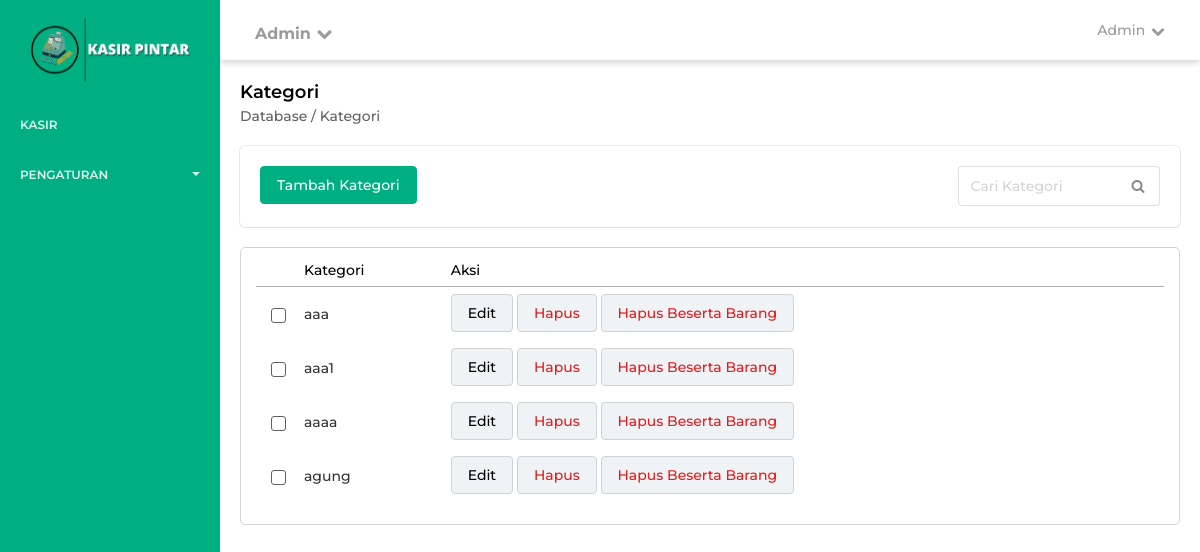
The page /account/kategori.php (signed in) on the database its author committed.
### tables this page shows
CREATE TABLE `kategori` (
  `idKategori` int(11) NOT NULL,
  `namaKategori` varchar(50) NOT NULL
);

### account/kategori.php (the view, shortened to what this page needs)
<html>
<head>
    <link href="../dashboard/css/bootstrap.min.css?v=1684252247" rel="stylesheet" />
    <link href="../dashboard/css/fresh-bootstrap-table.css?v=1684252247" rel="stylesheet" />
    <link href="../dashboard/css/light-bootstrap-dashboard-v4.css?v=1684252247" rel="stylesheet" />
    <link rel="stylesheet" type="text/css" href="https://cdn.datatables.net/1.10.23/css/jquery.dataTables.min.css" />
    <link rel="stylesheet" type="text/css"
        href="https://cdn.datatables.net/select/1.3.0/css/select.dataTables.min.css" />
    <link href="../dashboard/css/kp.css?v=1684252247" rel="stylesheet" />
    <link href="https://maxcdn.bootstrapcdn.com/font-awesome/4.2.0/css/font-awesome.min.css" rel="stylesheet">
    <link href="../dashboard/css/morris.css?v=1684252247" rel="stylesheet" />
    <link href="../dashboard/css/MonthPicker.css?v=1684252247" rel="stylesheet" />
    <link rel="stylesheet" href="../css/intlTelInput.css?v=1684252247">
    <link rel="stylesheet" href="../css/custom.css?v=1684252247">
    <link rel="stylesheet" href="../vendor/toastr/toastr.min.css?v=1684252247">
</head>
<body data-spy="scroll" data-target=".wrapper">
    <link rel="stylesheet" href="//code.jquery.com/ui/1.12.1/themes/base/jquery-ui.css">
    <link rel="stylesheet" href="../vendor/spinner-animate/three-quarters.css?v=1684252247">
    <link rel="stylesheet" href="../vendor/spinner-animate/custom.css?v=1684252247">
    <link rel="stylesheet" href="https://cdnjs.cloudflare.com/ajax/libs/animate.css/4.1.1/animate.min.css" />
    <link rel="stylesheet" href="../source/tour/css/hopscotch.css?v=1684252247">
    <link href="../assets/css/croppie.css" rel="stylesheet" />
    <link href="../dashboard/css/select_data_table.css" rel="stylesheet" />
    <link href="../source/css/select2.min.css" rel="stylesheet" />
    <link rel="stylesheet" href="../vendor/spinner-animate/three-quarters.css">
    <link rel="stylesheet" href="../vendor/spinner-animate/custom.css">
    <link rel="stylesheet" href="../source/css/bootstrap-select.min.css">
    <div class="wrapper">
        <div style="background-color: #00AF81" class="sidebar">
            <div class="sidebar-wrapper">
                <div class="logo">
                    <a class="simple-text logo-normal"><img
                            src="../images/kasirpintarLogo.webp"
                            style="padding-left: 30px; padding-right: 30px; width: 100%" alt="logo kasir pintar"></a>
                </div>
                <ul class="nav" id="accordion">
                    <?php if ($_SESSION['posisi'] == 'pemilik' || $_SESSION['posisi'] == 'kasir') { ?>
                        <li class="">
                            <a href="../account/Kasir.php">
                                <p class="upper-text">Kasir</p>
                            </a>
                        </li>
                    <?php } ?>
                    <li class="panel">
                        <a data-toggle="collapse" href="#pengaturan" data-parent="#accordion">
                            <p class="upper-text">Pengaturan<span class="caret" style="float: right;"></span></p>
                        </a>
                    </li>
                </ul>
            </div>
        </div>
        <div class="main-panel-v2">
            <link href="../source/css/select2.min.css?v=1684252247" rel="stylesheet" />
            <nav class="navbar navbar-default drop-shadow" style="background: #fff; border: none; margin-bottom: 0px">
                <div class="container-fluid">
                    <div class="navbar-header">
                        <div class="d-flex flex-row align-items-center" style="margin-right: 60px">
                            <div class="mobileShow">
                                <a style="text-transform: capitalize; font-weight: bold; color: #9A9A9A; display: block; margin-left: 20px;"
                                    href="#" class="dropdown-toggle" data-toggle="dropdown"><br>
                                    <?php
                                        echo $_SESSION['nama'];
                                    ?>
                                    <span><i class="fa fa-chevron-down" aria-hidden="true"></i></span>
                                </a>
                            </div>
                        </div>
                    </div>
                    <div class="collapse navbar-collapse">
                        <ul class="nav navbar-nav navbar-right">
                            <li class="dropdown">
                                <a style="text-transform: capitalize;" href="#" class="font-14 medium font-grey-bold"
                                    class="dropdown-toggle" data-toggle="dropdown">
                                    <?php
                                        echo $_SESSION['nama'];
                                    ?>
                                    <span><i class="fa fa-chevron-down" aria-hidden="true"></i></span>
                                </a>
                            </li>
                        </ul>
                    </div>
                </div>
            </nav>
            <div class="padd-main" id="get_checkbox">
                <span class="font-18 semi-bold font-black">Kategori</span><br>
                <span class="font-14 medium font-gray-bold">Database / Kategori</span>
                <div class="card padd-card margin-top-20">
                    <div class="row">
                        <div class="col-md-9">
                            <a class="btn button-primer" data-toggle="modal" data-target="#tambahBaru">
                                Tambah Kategori</a>&nbsp;&nbsp;
                        </div>
                        <div class="col-md-3">
                            <div class="input-group">
                                <input type="search" id="myInputTextField" placeholder="Cari Kategori"
                                    class="form-control wt-100" onkeyup="searchKategori()">
                                <span class="input-group-addon"><i class="fa fa-search" aria-hidden="true"></i></span>
                            </div>
                        </div>
                    </div>
                </div>
                <div>
                    <div class="center_panel panel-dataTable" id="dtable">
                        <table class="table datatable mdl-data-table dataTable" cellspacing="0" nwidth="100%"
                            role="grid" style="width: 100%; float: left;">
                            <thead class="tb-border">
                                <tr>
                                    <td class="tb-head select-checkbox sorting_disabled" data-sortable="false"
                                        rowspan="1" colspan="1" style="width: 30px;" aria-label="">
                                    </td>
                                    <td class="tb-head" data-sortable="true">Kategori</td>
                                    <td class="tb-head" data-sortable="false">Aksi</td>
                                </tr>
                            </thead>
                            <tbody class="font-14">
                                <?php
                                    include '../assets/util/koneksi.php';
                                    $query = mysqli_query($koneksi, "SELECT * FROM kategori");
                                    $cur = 1;
                                    while ($row = mysqli_fetch_array($query)) {
                                        if ($cur % 2 == 0) {
                                            echo '<tr class="even">';
                                        } else {
                                            echo '<tr class="odd">';
                                        }
                                        echo '<td class="CheckBoxKategori1 select-checkbox" ></td>';
                                        echo '<td>' . $row['namaKategori'] . '</td>';
                                        echo "<td>
                                            <a  idKategori=".$row["idKategori"]." namaKategori=".$row["namaKategori"]." class='btn EditBtn button-edit-detail-delete font-black' style='text-transform: capitalize;' >Edit</a>
                                            <a  class='btn button-edit-detail-delete font-red' onclick='confirm_delete(" . $row['idKategori'] . ")'>Hapus</a>
                                            <a  class='btn button-edit-detail-delete font-red' onclick='confirm_delete_product()'>Hapus Beserta Barang</a>
                                        </td>";
                                        echo '</tr>';
                                        $cur++;
                                    }
                                    ?>
                            </tbody>
                        </table>
                    </div>
                </div>
            </div>
        </div>
    </div>
</body>
</html>

### dashboard/css/kp.css (style rules this page uses)
select.form-control, input.form-control { color: #000000; }
.drop-shadow { box-shadow: 0px 3px 6px #00000029; }
.padd-main { padding: 20px; padding-bottom: 100px; }
.padd-card { padding: 20px; outline: #d1d2d3; border-radius: 5px; }
.font-black { color: #000000; }
.font-red { color: #e21d1d; }
.font-gray-bold { color: #606060; }
.font-18 { font-size: 18px; }
.font-14 { font-size: 14px; }
.margin-top-20 { margin-top: 20px; }
.upper-text { text-transform: uppercase !important; }
.semi-bold { font-weight: 600; }
.medium { font-weight: 500; }
.main-panel-v2 { height: auto; position: relative; float: right; width: calc(100% - 220px); }
.wt-100 { width: 100%; }
.button-primer { background-color: #00AF81 !important; border: 1px solid #00AF81; color: white !important; font-weight: 500 !important; font-size: 14px; }
.button-edit-detail-delete { background-color: #eff3f6 !important; border: 1px solid #d1d2d3 !important; font-weight: 500 !important; font-size: 14px; }
.tb-border, table.dataTable thead th, table.dataTable thead td, .dataTables_wrapper.no-footer .dataTables_scrollBody { border-bottom: 1px solid #d1d2d3; }
.tb-head { font-size: 14px; color: #000000; text-transform: capitalize; font-weight: 500; }
.panel-dataTable { margin-bottom: 100px; border-radius: 5px; border: 1px solid #d1d2d3; background: white }
.sidebar .nav p { text-transform: capitalize; }
.card { margin-bottom: 20px; }
.navbar .navbar-nav>li>a [class^="fa"] { font-size: 14px; }
.form-control, .input-group-addon { font-size: 14px; border: 1px solid #606060; font-weight: 500; border: 1px solid #d1d2d3; }
table.dataTable tbody td.select-checkbox:before, table.dataTable tbody th.select-checkbox:before { border: 1px solid #606060 !important; }
tbody td { font-weight: 500; font-size: 14px; }
body, .td-name, td, p { font-family: 'Montserrat', sans-serif; font-weight: 400; }
p { color: #606060; font-size: 14px; }
.center_panel, .center_panel2, .center_panel3 { float: left; width: 100%; position: relative; min-height: 1px; padding-left: 15px; padding-right: 15px; padding-bottom: 15px; }
* { box-sizing: border-box; }
html, body { padding: 0; margin: 0; width: 100%; height: 100%; }
.panel { border: none !important; border-bottom: none !important; margin-bottom: 0rem !important; background-color: inherit !important; border-radius: unset !important; box-shadow: unset !important; -webkit-box-shadow: unset !important; }

### css/custom.css (style rules this page uses)
.flex-row { -ms-flex-direction: row !important; flex-direction: row !important; }
.d-flex { display: -ms-flexbox !important; display: flex !important; }
.align-items-center { -ms-flex-align: center !important; align-items: center !important; }

### dashboard/css/select_data_table.css (style rules this page uses)
table.dataTable tbody td.select-checkbox, table.dataTable tbody th.select-checkbox { position: relative; }
table.dataTable tbody td.select-checkbox:before, table.dataTable tbody td.select-checkbox:after, table.dataTable tbody th.select-checkbox:before, table.dataTable tbody th.select-checkbox:after { display: block; position: absolute; top: 50%; left: 50%; width: 12px; height: 12px; box-sizing: border-box; }
table.dataTable tbody td.select-checkbox:before, table.dataTable tbody th.select-checkbox:before { content: ' '; margin-top: -6px; margin-left: -6px; border: 1px solid black; border-radius: 3px; }

### account/kategori.php (style rules this page uses)
.input-group-addon { opacity: 0.7; }
table.dataTable tbody td.select-checkbox:before { width: 15px; height: 15px; }
.mobileShow { display: none; }
@media only screen and (min-device-width: 150px) and (max-device-width: 992px) { .mobileShow { display: inline; } }

### rows shown on the page
kategori: namaKategori "aaa"
kategori: namaKategori "aaa1"
kategori: namaKategori "aaaa"
kategori: namaKategori "agung"

### other values the page prints
$_SESSION['nama'] "Admin"
